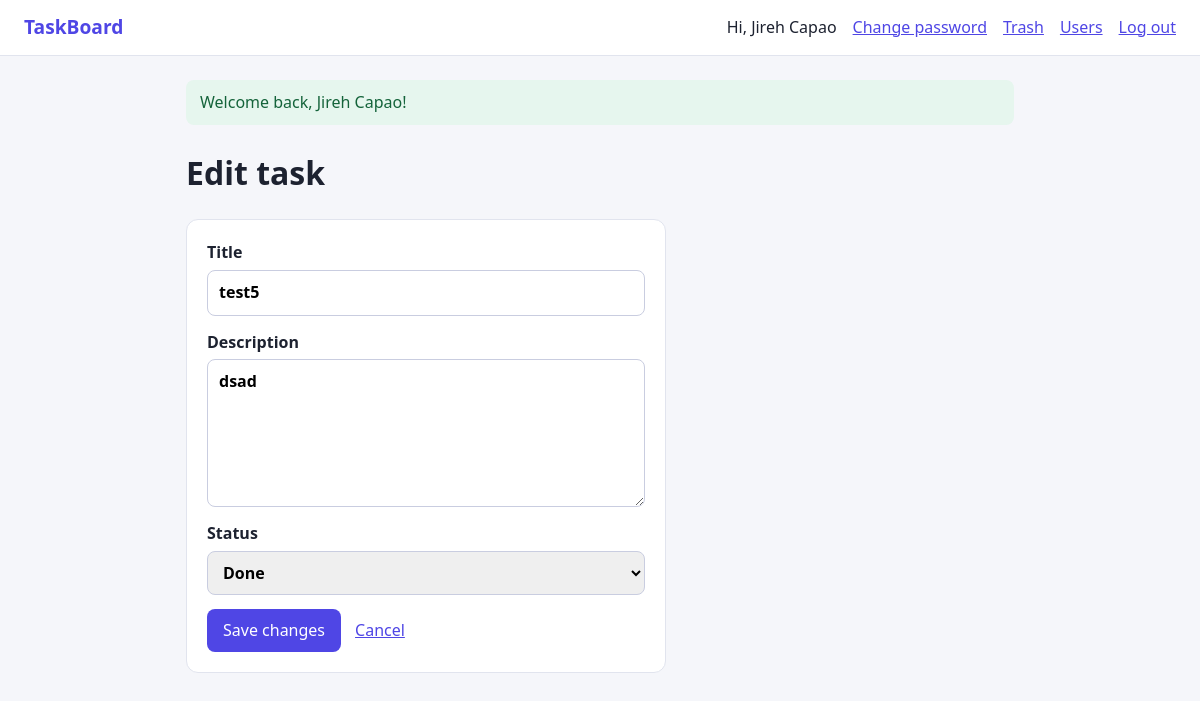
Screenshot of /edit.php?id=8 (signed in) with the database file from the repository.
### tables this page shows
CREATE TABLE `users` (
  `id` int UNSIGNED NOT NULL,
  `name` varchar(50) NOT NULL,
  `email` varchar(190) NOT NULL,
  `password_hash` varchar(255) NOT NULL,
  `created_at` timestamp NOT NULL DEFAULT CURRENT_TIMESTAMP,
  `role` varchar(20) NOT NULL DEFAULT 'user'
);

CREATE TABLE `tasks` (
  `id` int UNSIGNED NOT NULL,
  `user_id` int UNSIGNED NOT NULL,
  `title` varchar(120) NOT NULL,
  `description` text NOT NULL,
  `status` enum('todo','doing','done') NOT NULL DEFAULT 'todo',
  `created_at` timestamp NOT NULL DEFAULT CURRENT_TIMESTAMP,
  `updated_at` timestamp NOT NULL DEFAULT CURRENT_TIMESTAMP ON UPDATE CURRENT_TIMESTAMP,
  `deleted_at` timestamp NULL DEFAULT NULL
);

### src/helpers.php (called while the page is built, shortened)
<?php
function e(?string $value): string
{
    return htmlspecialchars($value ?? '', ENT_QUOTES | ENT_SUBSTITUTE, 'UTF-8');
}
function get_flashes(): array
{
    $messages = $_SESSION['flash'] ?? [];
    return $messages;
}
function current_user_id(): ?int
{
    return isset($_SESSION['user_id']) ? (int) $_SESSION['user_id'] : null;
}
function current_user(): ?array
{
    static $cache = [];
    $id = current_user_id();
    if (!array_key_exists($id, $cache)) {
        $stmt = db()->prepare('SELECT id, name, email, role FROM users WHERE id = :id');
        $stmt->execute([':id' => $id]);
        $cache[$id] = $stmt->fetch() ?: null;
    }
    return $cache[$id];
}
function require_login(): void
{
    if (current_user() === null) {
        logout();
        redirect('/login.php');
    }
}

### src/db.php (called while the page is built, shortened)
<?php
function db(): PDO
{
    static $pdo = null;
    if ($pdo === null) {
        $pdo = new PDO(
            'mysql:host=127.0.0.1;dbname=taskboard;charset=utf8mb4',
            'root',
            '',
            [
                PDO::ATTR_ERRMODE            => PDO::ERRMODE_EXCEPTION,
                PDO::ATTR_DEFAULT_FETCH_MODE => PDO::FETCH_ASSOC,
                PDO::ATTR_EMULATE_PREPARES   => false,
            ]
        );
    }
    return $pdo;
}

### src/tasks.php (called while the page is built, shortened)
<?php
function find_task(int $id, int $userId): ?array
{
    $stmt = db()->prepare(
        'SELECT * FROM tasks WHERE id = :id AND user_id = :uid AND deleted_at IS NULL'
    );
    $stmt->execute([':id' => $id, ':uid' => $userId]);
    return $stmt->fetch() ?: null;
}

### src/views/task_form.php (the view, shortened to what this page needs)
<form method="post" class="card" novalidate>
    <label>Title
        <input type="text" name="title" value="<?= e($data['title']) ?>" maxlength="120" required>
    </label>
    <label>Description
        <textarea name="description" rows="5"><?= e($data['description']) ?></textarea>
    </label>
    <label>Status
        <select name="status">
            <?php foreach (STATUSES as $value => $label): ?>
                <option value="<?= e($value) ?>" <?= $data['status'] === $value ? 'selected' : '' ?>>
                    <?= e($label) ?>
                </option>
            <?php endforeach; ?>
        </select>
    </label>
    <div class="actions">
        <button type="submit"><?= e($submitLabel) ?></button>
        <a href="/index.php">Cancel</a>
    </div>
</form>

### src/views/header.php (shortened to what this page needs)
<?php
$user = current_user();
?>
<!doctype html>
<html lang="en">
<head>
    <link rel="stylesheet" href="/style.css">
</head>
<body>
<header class="topbar">
    <a class="brand" href="/index.php">TaskBoard</a>
    <nav>
        <?php if ($user): ?>
            <span>Hi, <?= e($user['name']) ?></span>
            <a href="/profile.php">Change password</a>
            <a href="/trash.php">Trash</a>
        <?php if (($user['role'] ?? 'user') === 'admin'): ?>
            <a href="/admin_users.php">Users</a>
        <?php endif; ?>
        <form method="post" action="/logout.php" class="inline">
            <button type="submit" class="link">Log out</button>
        </form>
        <?php else: ?>
            <a href="/login.php">Log in</a>
            <a href="/register.php">Register</a>
        <?php endif; ?>
    </nav>
</header>
<main class="container">
<?php foreach (get_flashes() as $flash): ?>
    <div class="alert <?= e($flash['type']) ?>"><?= e($flash['msg']) ?></div>
<?php endforeach; ?>

### public/style.css (style rules this page uses)
* { box-sizing: border-box; }
body { margin: 0; font: 16px/1.6 system-ui, sans-serif; background: #f5f6fa; color: #1d2230; }
a { color: #4f46e5; }
.topbar { display: flex; justify-content: space-between; align-items: center; padding: 12px 24px; background: #fff; border-bottom: 1px solid #e1e4ee; }
.topbar nav { display: flex; gap: 16px; align-items: center; }
.brand { font-weight: 700; font-size: 1.2rem; text-decoration: none; }
.container { max-width: 860px; margin: 24px auto; padding: 0 16px; }
.card { background: #fff; border: 1px solid #e1e4ee; border-radius: 12px; padding: 20px; max-width: 480px; }
form.card label, .filters { display: block; }
label { display: block; margin-bottom: 14px; font-weight: 600; }
input, textarea, select { display: block; width: 100%; margin-top: 4px; padding: 9px 11px; border: 1px solid #c9cde0; border-radius: 8px; font: inherit; }
button, .button { background: #4f46e5; color: #fff; border: 0; border-radius: 8px; padding: 9px 16px; font: inherit; cursor: pointer; text-decoration: none; display: inline-block; }
button.link { background: none; color: #4f46e5; padding: 0; text-decoration: underline; }
form.inline { display: inline; }
.alert { padding: 10px 14px; border-radius: 8px; margin-bottom: 16px; }
.alert.success { background: #e6f6ee; color: #14633a; }
.actions { display: flex; gap: 14px; align-items: center; }

### rows the page displays
users: name "Jireh Capao"
tasks: title "test5", description "dsad", status "Done"

### other values shown
$flash['msg'] "Welcome back, Jireh Capao!"
$submitLabel "Save changes"
